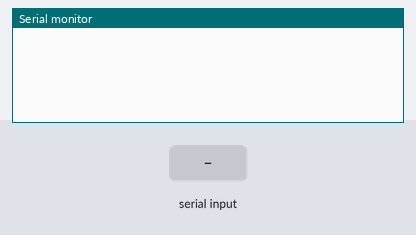
Bench run of a sketch on a simulated Arduino Uno, built with avr-gcc and run on an emulated ATmega328P. Parts: the last lines printed to the serial monitor. The inputs (shaded band) are chosen by the test bench. Random numbers use the default seed unless the sketch sets one.

Above: at 1.2 s.
1.3 s: "CONNECT\n" received over Serial
At 2.2 s:
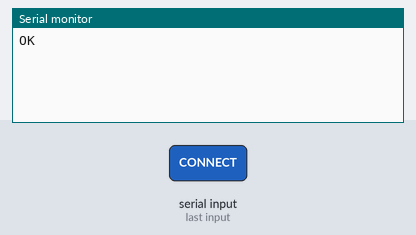
2.8 s: "SEND_DATA\n" received over Serial
At 2.96 s:
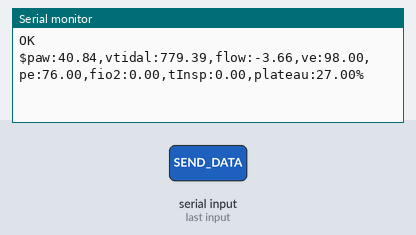
4.5 s: "CONNECT\n" received over Serial
Timing chart, 0 to 7.5 s (numbered marks = the images above; inputs shaded):
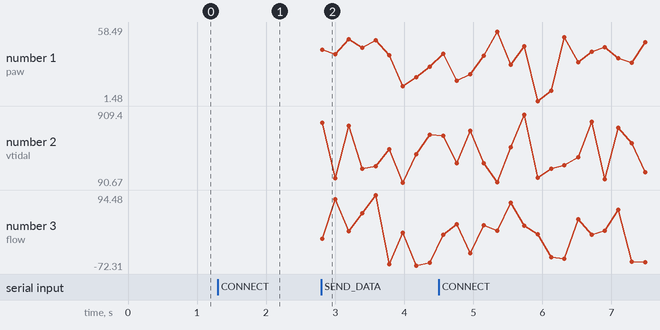

Measured:
- after the input at 1.3 s, the serial monitor: prints a new line at once (image 1)
- after the input at 2.8 s, the serial monitor: prints a new line at once (image 2)

The sketch:

fake_serial.ino
```cpp
void setup() {
  Serial.begin(9600); // abre a porta serial a 9600 bps:
  randomSeed(analogRead(0));
}

float aux;
String message = "";
bool isConnected = 0;
bool isSending = 0;
bool isPlateauTime = 1;
int sendPlateau = 30;
int sendAutopeep = 30;
int counter = 0;

void loop() {
  if (Serial.available() > 0) {
    // lê do buffer o dado recebido:
    message = Serial.readStringUntil('\n');
    if (message.equals("CONNECT")) {
      Serial.println("OK");
      isConnected = 1;
    }
    if (message.equals("SEND_DATA")) {
      isSending = 1;
    }
    if (message.equals("STOP_SENDING")) {
      isSending = 0;
    }
  }
  if (isSending) {
    aux = (random(6100) - 100) / 100.0;
    Serial.print("$paw:");
    Serial.print(aux);
    aux = (random(100100) - 100) / 100.0;
    Serial.print(",vtidal:");
    Serial.print(aux);
    aux = (random(20000) - 10000) / 100.0;
    Serial.print(",flow:");
    Serial.print(aux);
    aux = random(100) / 1.0;
    Serial.print(",ve:");
    Serial.print(aux);
    aux = random(100) / 1.0;
    Serial.print(",pe:");
    Serial.print(aux);
    aux = random(100) / 1.0;
    Serial.print(",fio2:");
    Serial.print(aux);
    aux = random(100) / 1.0;
    Serial.print(",tInsp:");
    Serial.print(aux);
    if (isPlateauTime) {
      aux = random(100) / 1.0;
      Serial.print(",plateau:");
      Serial.print(aux);
      counter += 1;
      if (counter == sendPlateau) {
        counter = 0;
        isPlateauTime = !isPlateauTime;
      }
    }
    if (!isPlateauTime) {
      aux = random(100) / 1.0;
      Serial.print(",autopeep:");
      Serial.print(aux);
      counter += 1;
      if (counter == sendAutopeep) {
        counter = 0;
        isPlateauTime = !isPlateauTime;
      }
    }
    Serial.println("%");
    delay(166);
  }
}
```
